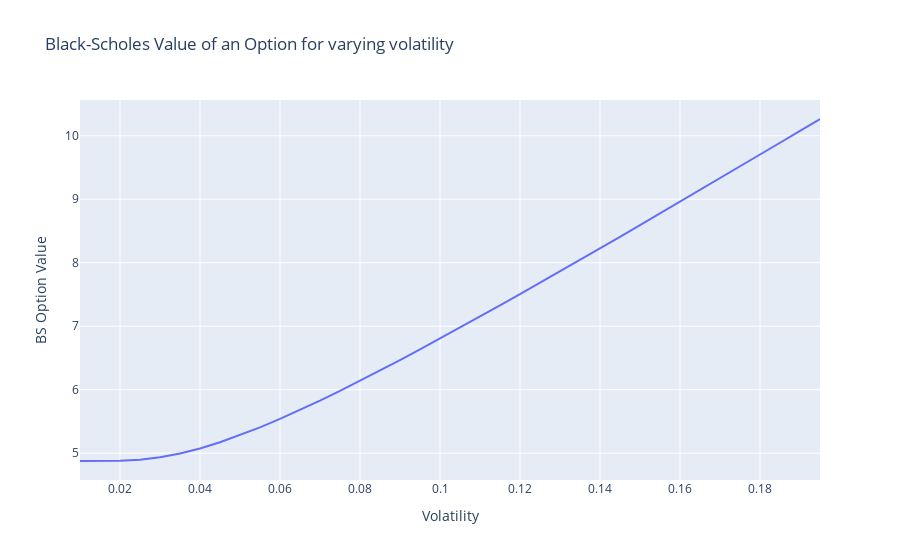

The notebook cell saved with this chart:
### Code cell
S, K, r, t = 100, 100, 0.05, 10
vols = np.arange(0.01, 0.2, 0.005).tolist()
values = [black_scholes_greek_and_price_calculator(S, K, r, sigma = vol, t = 1, option_type='call', greek = 'price') for vol in vols]
df = pd.DataFrame({'volatility': vols, 'option_value': values})
labels = {'volatility': 'Volatility', 'option_value': 'BS Option Value'}
fig = px.line(df, x="volatility", y="option_value", title='Black-Scholes Value of an Option for varying volatility', labels=labels)
fig.show()

### Figure 1 — Plotly figure (JSON) as saved in the notebook; plotly's stock layout.template omitted (floating-point values rounded to 4 significant figures)
{"data": [{"hovertemplate": "Volatility=%{x}<br>BS Option Value=%{y}<extra></extra>", "legendgroup": "", "line": {"color": "#636efa", "dash": "solid"}, "marker": {"symbol": "circle"}, "mode": "lines", "name": "", "orientation": "v", "showlegend": false, "type": "scatter", "x": [0.01, 0.015, 0.02, 0.025, 0.03, 0.035, 0.04, 0.045, 0.05, 0.055, 0.06, 0.065, 0.07, 0.075, 0.08, 0.085, 0.09, 0.095, 0.1, 0.105, 0.11, 0.115, 0.12, 0.125, 0.13, 0.135, 0.14, 0.145, 0.15, 0.155, 0.16, 0.165, 0.17, 0.175, 0.18, 0.185, 0.19, 0.195], "xaxis": "x", "y": [4.877, 4.877, 4.881, 4.898, 4.935, 4.995, 5.074, 5.172, 5.283, 5.407, 5.54, 5.681, 5.829, 5.982, 6.14, 6.302, 6.467, 6.635, 6.805, 6.977, 7.152, 7.328, 7.505, 7.684, 7.864, 8.044, 8.226, 8.408, 8.592, 8.775, 8.96, 9.145, 9.33, 9.516, 9.702, 9.889, 10.08, 10.26], "yaxis": "y"}], "layout": {"legend": {"tracegroupgap": 0}, "title": {"text": "Black-Scholes Value of an Option for varying volatility"}, "xaxis": {"anchor": "y", "domain": [0, 1], "title": {"text": "Volatility"}}, "yaxis": {"anchor": "x", "domain": [0, 1], "title": {"text": "BS Option Value"}}}}
